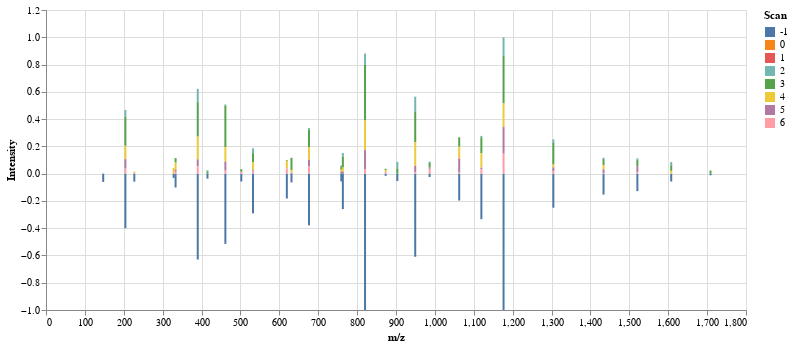

Write notebook code for a chart like this one.
### Code cell
import altair as alt


def plot_mirror(df_mirrorplot):
    chart = (
        alt.Chart(df_mirrorplot)
        .mark_bar(size=2) 
        .encode(
            x=alt.X("m/z:Q", bin=False),
            y=alt.Y("Intensity:Q", stack=True),  
            color=alt.Color("Scan:N")  
        )
    )
    chart
    return chart

df_ = get_mirrorplot_df(mz_library, precursor_df, _hash)
plot_mirror(df_).properties(width=700, height=300)

### Figure 1 — Vega-Lite specification as saved in the notebook (floating-point values rounded to 4 significant figures; data arrays with more than 128 entries replaced by an {"elided": "..."} marker saying what was removed)
{"config": {"view": {"continuousWidth": 400, "continuousHeight": 300}}, "data": {"name": "data-82de58e873ffba2e45d97efb3c62d6a2"}, "mark": {"type": "bar", "size": 2}, "encoding": {"color": {"field": "Scan", "type": "nominal"}, "x": {"bin": false, "field": "m/z", "type": "quantitative"}, "y": {"field": "Intensity", "stack": true, "type": "quantitative"}}, "height": 300, "width": 700, "$schema": "https://vega.github.io/schema/vega-lite/v4.17.0.json", "datasets": {"data-82de58e873ffba2e45d97efb3c62d6a2": {"elided": "224 records"}}}
